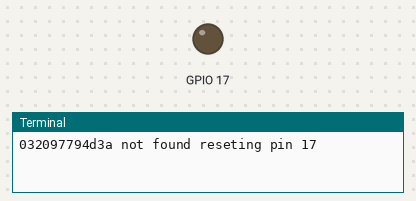
Recording of a program running on a simulated Raspberry Pi (BCM pin numbers). On the bench: output pins drawn as LEDs (lit = HIGH), the last lines printed to the terminal. At 66.0 s the program stops and its outputs stay as they are.

Above: at 0.1 s.
At 6.1 s:
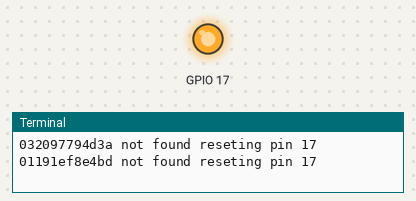
Timing chart, 0 to 7.6 s (numbered marks = the images above):
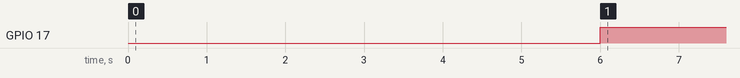

Measured:
- by itself, GPIO 17: LOW → HIGH at 6.0 s

The program:

DS18B20_ensureOn.py
```python
import RPi.GPIO as GPIO
import time
import os
import datetime

def has_subdir_with_suffix(path, suffix):
    for dirpath, dirnames, filenames in os.walk(path):
        for dirname in dirnames:
            if dirname.endswith(suffix):
                return True
    return False

def reset_wire(pin):
    GPIO.setup(pin, GPIO.OUT)
    GPIO.output(pin, GPIO.LOW)
    time.sleep(3)
    GPIO.output(pin, GPIO.HIGH)

def check_for_suffixes(suffixes):
    for pin, suffix in suffixes:
        # reset_wire(pin)
        if not has_subdir_with_suffix("/sys/bus/w1/devices", suffix):
            print(f"{suffix} not found reseting pin {pin}")
            reset_wire(pin)

def program_loop(sensors):
     check_for_suffixes(sensors)
     time.sleep(60)


GPIO.setmode(GPIO.BCM)
sensors = [(17, "032097794d3a"), (17, "01191ef8e4bd")]
# check_for_suffixes(sensors)
program_loop(sensors)
```
